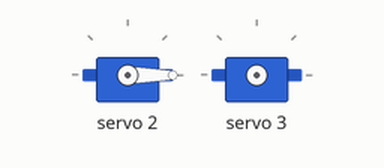
The sketch below on a simulated Arduino Uno, built with avr-gcc and run on an emulated ATmega328P. Parts: 2 × servo. What the sketch prints to the serial monitor is not drawn.

Above: at 0.05 s.
At 0.25 s:
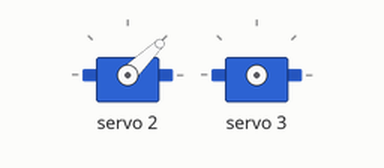
At 0.45 s:
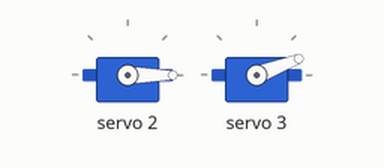
At 0.55 s:
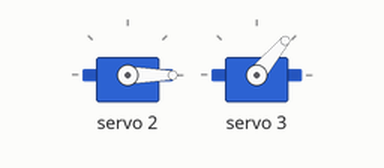
Timing chart, 0 to 3.0 s (numbered marks = the images above):
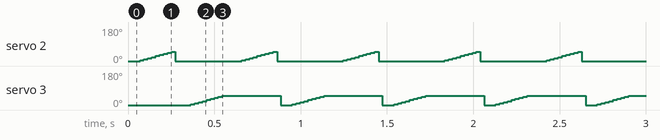

Measured:
- by itself, servo 2: repeats every 0.59 s: 10° 0.02 s, 15° 0.02 s, 21° 0.02 s, 27° 0.02 s, 32° 0.02 s, 38° 0.02 s, 44° 0.02 s, 50° 0.02 s, 0° 0.38 s, 4° 0.02 s
- by itself, servo 3: repeats every 0.59 s: 10° 0.02 s, 15° 0.02 s, 21° 0.02 s, 27° 0.02 s, 32° 0.02 s, 38° 0.02 s, 44° 0.02 s, 50° 0.34 s, 0° 0.07 s, 4° 0.02 s

The sketch:

sketch_individual_servo_control_test.ino
```cpp
#include <Adafruit_PWMServoDriver.h>
Adafruit_PWMServoDriver board1 = Adafruit_PWMServoDriver(0x40);       // called this way, it uses the default address 0x40
#define SERVOMIN  100                                                // this is the 'minimum' pulse length count (out of 4096)
#define SERVOMAX  625                                                 // this is the 'maximum' pulse length count (out of 4096)
void setup() {
  Serial.begin(9600);
  Serial.println("16 channel Servo test!");
  board1.begin();
  board1.setPWMFreq(60);                  // Analog servos run at ~60 Hz updates
}
void loop()
{
    int i = 2;
  board1.setPWM(i, 0, angleToPulse(0));
  for (int angle = 0; angle <60; angle +=5)
    {board1.setPWM(i, 0, angleToPulse(angle));}
    int j = 3;
  board1.setPWM(i, 0, angleToPulse(0));
  for (int angle = 0; angle <60; angle +=5)
    {board1.setPWM(j, 0, angleToPulse(angle));}
  }
int angleToPulse(int ang)                             //gets angle in degree and returns the pulse width
  {  int pulse = map(ang,0, 180, SERVOMIN,SERVOMAX);  // map angle of 0 to 180 to Servo min and Servo max
     Serial.print("Angle: ");Serial.print(ang);
     Serial.print(" pulse: ");Serial.println(pulse);
     return pulse;
  }
```
